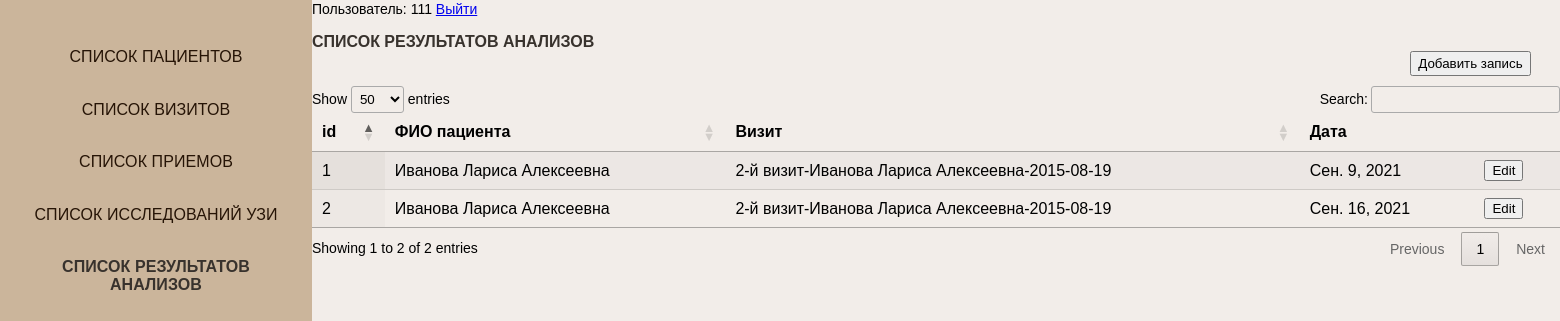
The app's page /laboratory_results_list (signed in) with its own data.
### PCOS_diag/apps/patients/models.py (models this page shows, shortened)
class Laboratory_test(models.Model):
	patient_key			= models.ForeignKey(Patient,  on_delete=models.CASCADE)
	date 				= models.DateField()
	visit_key 			= models.ForeignKey(Visit, on_delete=models.CASCADE)
	value_testosteron	= models.FloatField()
	value_shbg			= models.FloatField()
	value_dheas			= models.FloatField()
	value_tsh			= models.FloatField()
	day_mens_prl		= models.IntegerField()
	value_17hp			= models.FloatField()
	value_prl			= models.FloatField()
	value_testosteron_unit_key	= models.IntegerField()
	value_shbg_unit_key			= models.IntegerField()
	value_dheas_unit_key		= models.IntegerField()
	value_tsh_unit_key			= models.IntegerField()
	value_17hp_unit_key			= models.IntegerField()
	value_prl_unit_key			= models.IntegerField()

class Patient(models.Model):
	name_patient = models.CharField('ФИО', max_length=200)
	day_of_birth     = models.DateField('Дата рождения')
	ethnicity_key    = models.ForeignKey(Ethnicity, on_delete=models.CASCADE)
	def __str__(self):
		return self.name_patient

class Visit(models.Model):
	name_visit			= models.CharField('Номер визита', max_length=20)
	patient_key			= models.ForeignKey(Patient,  on_delete=models.CASCADE)
	doctor_key			= models.ForeignKey(Doctor, on_delete=models.CASCADE)
	date 				= models.DateField()
	age_visit			= models.IntegerField()
	inform_consent		= models.BooleanField(choices=BOOL_CHOICES,  default='No')
	comply_all_study	= models.BooleanField(choices=BOOL_CHOICES,  default='No')
	female_age			= models.BooleanField(choices=BOOL_CHOICES,  default='No')
	current_preg_lact	= models.BooleanField(choices=BOOL_CHOICES,  default='No')
	history_hysterectomy	= models.BooleanField(choices=BOOL_CHOICES,  default='No')
	risk_no_compliance		= models.BooleanField(choices=BOOL_CHOICES,  default='No')
	unwillingness				= models.BooleanField(choices=BOOL_CHOICES,  default='No')
	medicince_listed_now_10	= models.BooleanField(choices=BOOL_CHOICES,  default='No')
	medicince_listed_3month_10= models.BooleanField(choices=BOOL_CHOICES,  default='No')
	PCOS 						= models.IntegerField(blank=True, null=True)
	Exclusion 					= models.IntegerField(blank=True, null=True)
	Grey 						= models.IntegerField(blank=True, null=True)
	Phenotype 					= models.CharField('Фенотип', max_length=1,blank=True)
	PCOS_text 					= models.TextField('Заключение', max_length=500,blank=True)
	Exclusion_text				= models.TextField('ПричиныИсключения', max_length=500,blank=True)
	def __str__(self):
		return self.name_visit+"-"+str(self.patient_key)+"-"+str(self.date)

### PCOS_diag/apps/patients/views.py (the view)
# urls.py: path('laboratory_results_list', views.laboratory_results_list, name='laboratory_results_list'),
@login_required(login_url='/login_user')
def laboratory_results_list(request):
	try:
		laboratory_results_list_ = Laboratory_test.objects.order_by('date')
	except:
		raise Http404("Результаты анализов не найдены!")
	return render(request, 'patients/laboratory_results_list.html',{'laboratory_results_list_':laboratory_results_list_})

### PCOS_diag/templates/patients/laboratory_results_list.html (shortened to what this page needs)
<!{% load static %}
<!DOCTYPE html>
<html lang="en">
<head>
	<link rel="stylesheet" href="{% static 'css/style_db.css' %}" />
	<link rel="stylesheet" type="text/css" href="https://cdn.datatables.net/1.10.25/css/jquery.dataTables.min.css"/>
</head>
<body>
	<nav class="left__side">
		<ul class="tables__navigation">
			<li>
				<a href="patients_list"  class="root__item">Список пациентов</a>
			</li>
			<li>
				<a href="visits_list" class="root__item">Список визитов</a>
			</li>
			<li>
				<a href="appointments_list"  class="root__item">Список приемов</a>
			</li>
			<li>
				<a href="ultrasounds_list"  class="root__item">Список исследований УЗИ</a>
			</li>
			<li>
				<a href="laboratory_results_list"   class="root__item__selected">Список результатов анализов</a>
			</li>
		</ul>
	</nav>
	<div class="right__side">
		<span> Пользователь: {{request.user}}</span>
		<span> <a href="logout_user">Выйти</a></span>
		<br>
		<div class="head__table">
			Список результатов анализов
		</div>
		<div class="content__table">
			<form action="add_laboratory" class="add_btn" >
    			<input type="submit" style="height:25px" value="Добавить запись" />
			</form>
			{% if laboratory_results_list_%}
			<table id="table_id5" class="display" style="width:100%">
			<thead>
				<tr>
					<th> id</th>
					<th> ФИО пациента</th>
					<th> Визит</th>
					<th> Дата</th>
					<th></th>
				</tr>
			</thead>
				<tbody>
					{%for a in laboratory_results_list_ %}
						<tr>
							<td > {{a.id}}</td>
							<td > {{a.patient_key}} </td>
							<td > {{a.visit_key}} </td>
							<td > {{a.date}}</td>
							<td></td>
						</tr>
					{% endfor %}
				</tbody>
		</table>
		{% endif %}
		</div>
	</div>
</body>
</html>

### PCOS_diag/static/css/style_db.css (style rules this page uses)
html { display: block; }
html, body { margin: 0; padding: 0; border: 0; }
body { font: 14px/18px Arial, sans-serif; width: 100%; height: 100%; background-color: #f2ede9; }
.tables__navigation { text-transform: uppercase; height: 300px; padding: 20 20px; list-style: none; box-sizing: border-box; display: flex; justify-content: space-between; flex-direction: column; align-items: center; }
.root__item__selected { color: #38322d; cursor: pointer; display: inline-block; font-family: Arsenal, Arial, Helvetica, sans-serif; font-size: 16px; font-stretch: 100%; font-style: normal; font-variant-caps: normal; font-variant-east-asian: normal; font-variant-ligatures: normal; font-variant-numeric: normal; font-weight: 600; height: 18px; letter-spacing: 0.08px; line-height: 18px; list-style-image: none; list-style-position: outside; list-style-type: none; padding-bottom: 14px; padding-left: 10px; padding-right: 10px; padding-top: 14px; text-align: center; text-decoration-color: #7d6857; text-decoration-line: none; text-decoration-style: solid; text-decoration-thickness: auto; text-transform: uppercase; transition-delay: 0s, 0s; transition-duration: 0.2s, 0.2s; transition-property: color, font-weight; transition-timing-function: ease, ease; width 65.4375px; }
.root__item { color: #261406; cursor: pointer; display: inline-block; font-family: Arsenal, Arial, Helvetica, sans-serif; font-size: 16px; font-stretch: 100%; font-style: normal; font-variant-caps: normal; font-variant-east-asian: normal; font-variant-ligatures: normal; font-variant-numeric: normal; font-weight: 400; height: 18px; letter-spacing: 0.08px; line-height: 18px; list-style-image: none; list-style-position: outside; list-style-type: none; padding-bottom: 14px; padding-left: 10px; padding-right: 10px; padding-top: 14px; text-align: center; text-decoration-color: #261406; text-decoration-line: none; text-decoration-style: solid; text-decoration-thickness: auto; text-transform: uppercase; transition-delay: 0s, 0s; transition-duration: 0.2s, 0.2s; transition-property: color, font-weight; transition-timing-function: ease, ease; }
.left__side { height: 100%; background-color: #cbb59b; width: 20%; float: left; min-width: 20%; }
.right__side { height: 100%; float: left; width: 80%; min-width: 20%; }
.head__table { height: 5%; color: #38322d; display: inline-block; font-family: Arsenal, Arial, Helvetica, sans-serif; font-size: 16px; font-stretch: 100%; font-style: normal; font-weight: 600; height: 18px; text-transform: uppercase; margin-top: 15px; }
.content__table { height: 98%; }
.add_btn { position: relative; left: 88%; margin-bottom: 10px; }

### records on screen
Laboratory_test: id "1", patient_key "Иванова Лариса Алексеевна", visit_key "2-й визит-Иванова Лариса Алексеевна-2015-08-19", date "Сен. 9, 2021"
Laboratory_test: id "2", patient_key "Иванова Лариса Алексеевна", visit_key "2-й визит-Иванова Лариса Алексеевна-2015-08-19", date "Сен. 16, 2021"

### other values on screen
{{ request.user }} "111"
